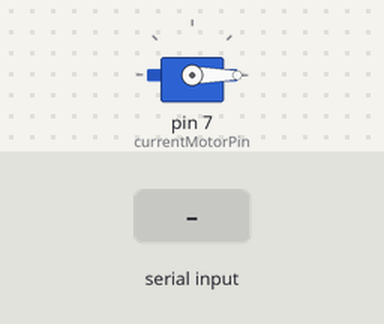
The sketch below on a simulated Arduino Uno, built with avr-gcc and run on an emulated ATmega328P. Shown: servo. The test bench sets the inputs (shaded band).

Above: at 1.2 s.
1.3 s: "90,45\n" received over Serial
At 2.1 s:
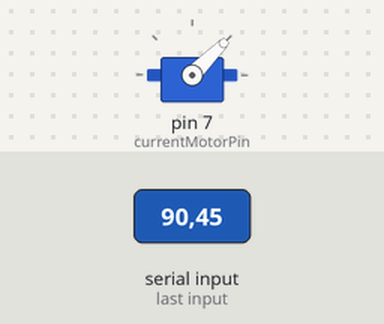
3.8 s: "30,150\n" received over Serial
At 4.6 s:
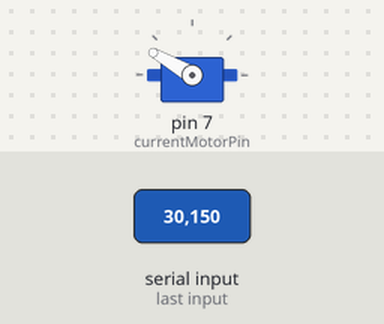
6.3 s: "200\n" received over Serial
At 7.0 s:
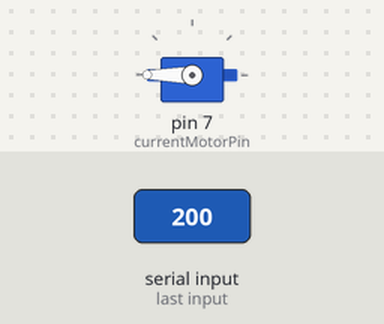
Timing chart, 0 to 9.3 s (numbered marks = the images above; inputs shaded):
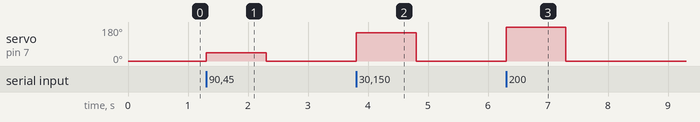

Measured:
- after the input at 1.3 s, servo on pin 7 (currentMotorPin): 0° → 45° at once, → 0° 1.0 s later
- after the input at 3.8 s, servo on pin 7 (currentMotorPin): 0° → 150° at once, → 0° 1.0 s later
- after the input at 6.3 s, servo on pin 7 (currentMotorPin): 0° → 180° at once, → 0° 1.0 s later

The sketch:

checkingMotorDirection.ino
```cpp
/*
 * Author : Kunchala Anil
 * Date : Mar 15 2018
 * Checking Motor Direction
 */
/*
 * To Arm ESC use value 60
 * Max Speed can be acheived using 130
 * ESC - Afro ESC - 20A
 * Connect Motor to ESC
 * Connect ESC Signal Connector
 *      S (Yellow) - D3
 *      G (Brown) - Gnd
 *      R (Red)  - UnConnected
 *
 *    Note : Dont Connect ESC Red Wire To arduino - cause it may consume more current than 20ma which may damage your
 *    Arduino or Computer USB Port3
 *
 *
 *    Motor Directions For Quad + Configuration
 *
 *    m0 Front - CW
 *    m1 Right - CCW
 *    m2 Back - CW
 *    m3 Left - CCW
 *
 */

#include<Servo.h>


#define m0 4
#define m1 5
#define m2 6
#define m3 7

#define motorArmValue 60
#define motorStartValue 70
#define motorStopValue 50

Servo currentMotor;

int currentMotorPin = m3;

int recvValue ;

void setup() {
  Serial.begin(115200);
  currentMotor.attach(currentMotorPin);
}

void loop() {

  if(Serial.available()){
    recvValue = Serial.parseInt();
  }//end of If
   currentMotor.write(recvValue);
}//end of loop
```
